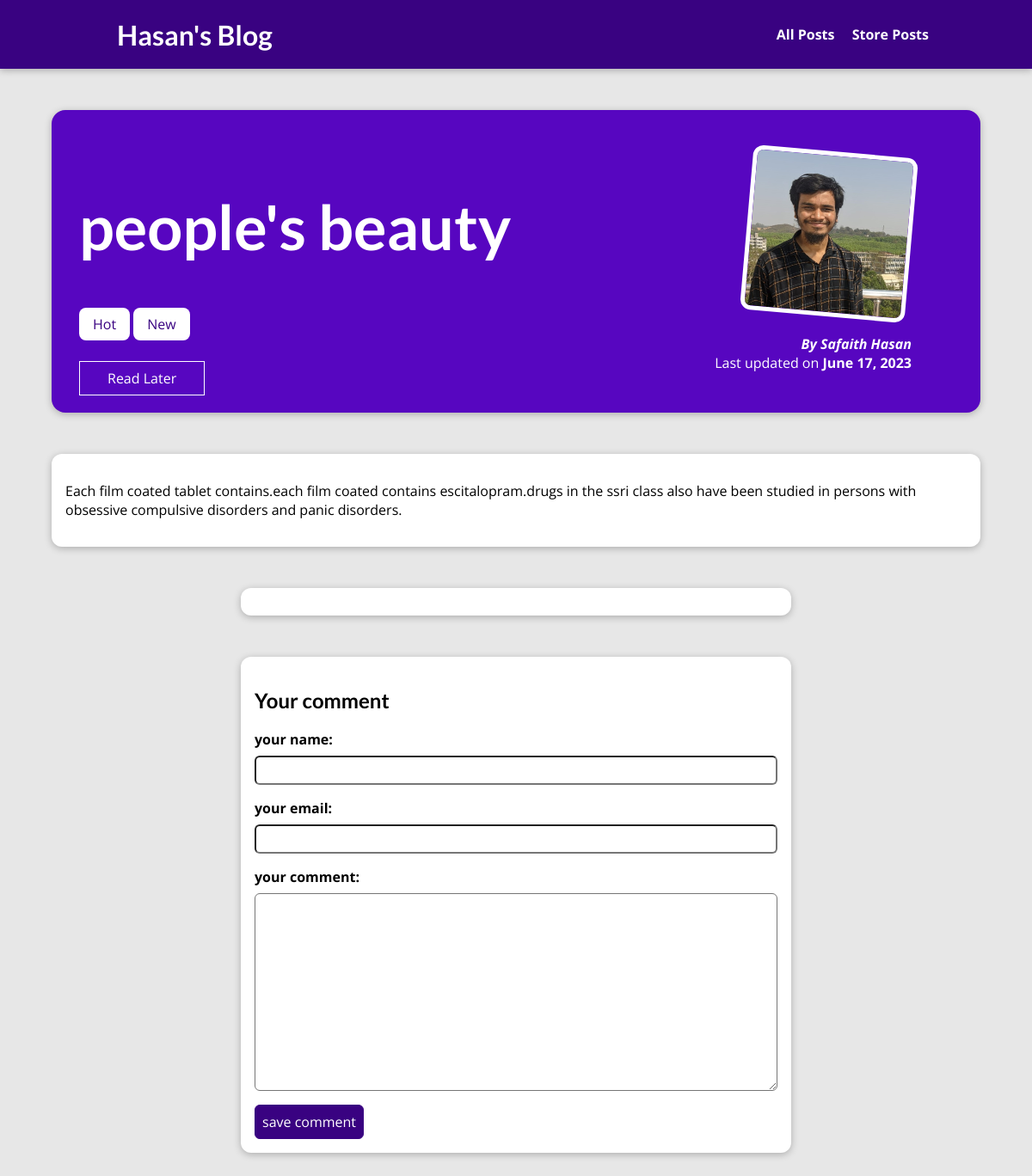
Screenshot of /posts/peoples-beauty with the database file from the repository.
### blog/models.py (models this page shows, shortened)
class Post(models.Model):
    title = models.CharField(max_length=20)
    excerpt = models.CharField(max_length=50)
    image = models.ImageField(upload_to="posts")
    author = models.ForeignKey(
        Author, on_delete=models.SET_NULL, null=True, related_name="posts")
    content = models.TextField(validators=[MinLengthValidator(10)])
    date = models.DateField(auto_now=True)
    slug = models.SlugField(unique=True, db_index=True)
    tags = models.ManyToManyField(Tag)

class Tag(models.Model):
    caption = models.CharField(max_length=20)

class Author(models.Model):
    first_name = models.CharField(max_length=30)
    last_name = models.CharField(max_length=30)
    email_address = models.EmailField(max_length=20)
    def full_name(self):
        return f"{self.first_name} {self.last_name}"
    def __str__(self):
        return self.full_name()

### blog/views.py (the view, shortened to what this page needs)
# urls.py: path("posts/<slug:slug>", views.SinglePost.as_view(), name="post_details"),
class SinglePost(View):
    def is_store(self,request,post_id):
        store_posts = request.session.get("store_posts")
        if store_posts is not None:
            is_later = post_id in store_posts
        else:
            is_later = False
        return is_later
    def get(self,request,slug):
        post=Post.objects.get(slug=slug)
        context = {
            "post":post,
            "post_tags":post.tags.all(),
            "comment_tags":commentform(),
            "post_comments":post.comments.all().order_by("-id"),
            "store_post":self.is_store(request,post.id)
        }
        return render(request,"blog/post-detail.html",context)

### blog/forms.py
class commentform(forms.ModelForm):
    class Meta:
        model = comment
        exclude = ["post"]
        labels = {
          "user_name":"your name",
          "user_email":"your email",
          "text":"your comment"
        }

### blog/templates/blog/post-detail.html (shortened to what this page needs)
{% extends 'base.html' %}
{% load static %}
{%block css_files %}
<link rel="stylesheet" href="{% static "blog/post-detail.css" %}"/>
{%endblock%}
{%block content%}
<section id="summary">
    <h2>{{post.title}}</h2>
    <div>
      {% for tag in post_tags %}
      <span class="tag">{{tag.caption}}</span>
      {% endfor %}
    </div>
    <div id="bstyle">
      <form action="{% url 'read_later' %}" method="POST">
        <button>
          {% if store_post %}
             Remove from "Read Later" List
          {% else %}
             Read Later
          {% endif %}
        </button>
      </form>
    </div>
    <article>
        <img src="{{ post.image.url }}" alt="{{post.title}}">
        <address>By <a href="mailto:{{post.author.email_address}}">{{post.author|title}}</a></address>
        <div> Last updated on <time>{{post.date}}</time></div>
    </article>
</section>
<main>
  {{post.content|linebreaks}}
</main>
<section id="cstyle">
</section>
<section id="comment">
  <h2>Your comment</h2>
  <form action="{% url 'post_details' post.slug %}" method="POST">
    {% for field in comment_tags %}
    <div class="form-control {% if field.errors %}invalid{% endif %}">
       {{ field.label_tag }}
       {{ field }}
    </div>
    {% endfor %}
    <button>save comment</button>
  </form>
</section>
{% endblock %}

### static/app.css (style rules this page uses)
* { box-sizing: border-box; }
html { font-family: 'Open Sans', 'Lato', sans-serif; }
body { margin: 0; }
h1, h2, h3 { font-family: 'Lato', sans-serif; font-weight: bold; }

### blog/static/blog/post-detail.css (style rules this page uses)
body { background-color: #e7e7e7; }
#summary { margin: 8rem auto 3rem auto; padding: 2rem; width: 90%; max-width: 90rem; border-radius: 16px; background-color: #5706c0; position: relative; box-shadow: 0 2px 8px rgba(0, 0, 0, 0.25); height: 22rem; }
#summary h2 { color: white; font-size: 4.5rem; }
#summary article { position: absolute; top: 2rem; right: 3rem; padding: 1rem 2rem; border-radius: 12px; text-align: right; color: white; }
#summary article img { width: 12rem; height: 12rem; border-radius: 12px; transform: rotateZ(5deg); border: 5px solid white; margin-bottom: 1rem; }
#summary address { font-weight: bold; }
#summary a { color: white; text-decoration: none; }
#summary time { font-weight: bold; }
main { width: 90%; max-width: 90rem; margin: 3rem auto; background-color: white; padding: 1rem; border-radius: 12px; box-shadow: 0 2px 8px rgba(0, 0, 0, 0.25); }
.tag { background-color: white; color: #390281; padding: 0.5rem 1rem; border-radius: 8px; }
#comment { margin: 3rem auto; width: 90%; max-width: 40rem; border-radius: 12px; background-color: white; box-shadow: 0 2px 8px rgba(0, 0, 0, 0.25); padding: 1rem; }
#comment button { font: inherit; background-color: #390281; color: white; border: 1px solid #390281; padding: 0.5rem; border-radius: 6px; cursor: pointer; }
.form-control { margin-bottom: 1rem; }
.form-control label { font-weight: bold; margin-bottom: 0.5rem; display: block; }
.form-control input, .form-control textarea { display: block; width: 100%; font: inherit; padding: 0.25rem; border-radius: 6px; }
#cstyle { margin: 3rem auto; width: 90%; max-width: 40rem; border-radius: 12px; background-color: white; box-shadow: 0 2px 8px rgba(0, 0, 0, 0.25); padding: 1rem; }
#bstyle { margin: 2rem 0; }
#bstyle button { background-color: transparent; border: 1px solid white; padding: 0.5rem 2rem; font: inherit; color: white; cursor: pointer; }

### rows the page displays
Post: title "people's beauty", image (picture), author "Safaith Hasan", date "June 17, 2023", content "Each film coated tablet contains.each film coated contains escitalopram.drugs in the ssri class also have been studied in persons with obsessive compulsive disorders and panic disorders."
Tag: caption "Hot"
Tag: caption "New"

### other values shown
{{ field.label_tag }} "your name:" "your email:" "your comment:"
